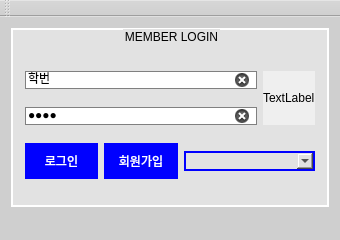
<?xml version="1.0" encoding="UTF-8"?>
<ui version="4.0">
 <class>Sign_up</class>
 <widget class="QMainWindow" name="Sign_up">
  <property name="geometry">
   <rect>
    <x>0</x>
    <y>0</y>
    <width>340</width>
    <height>240</height>
   </rect>
  </property>
  <property name="windowTitle">
   <string>Sign_up</string>
  </property>
  <property name="styleSheet">
   <string notr="true">background-color: rgb(207, 207, 207);</string>
  </property>
  <widget class="QWidget" name="centralWidget">
   <layout class="QGridLayout" name="gridLayout">
    <item row="1" column="0">
     <widget class="QGroupBox" name="groupBox">
      <property name="styleSheet">
       <string notr="true">background-color: rgb(226, 226, 226);
border : 2px solid white;

font: 75 6pt &quot;맑은 고딕&quot;;</string>
      </property>
      <property name="title">
       <string>MEMBER LOGIN</string>
      </property>
      <property name="alignment">
       <set>Qt::AlignCenter</set>
      </property>
      <layout class="QGridLayout" name="gridLayout_2">
       <item row="0" column="3" rowspan="2">
        <widget class="QLabel" name="label_img">
         <property name="sizePolicy">
          <sizepolicy hsizetype="Fixed" vsizetype="Preferred">
           <horstretch>0</horstretch>
           <verstretch>0</verstretch>
          </sizepolicy>
         </property>
         <property name="styleSheet">
          <string notr="true">background-color: rgb(239, 239, 239);
border : 0px;</string>
         </property>
         <property name="text">
          <string>TextLabel</string>
         </property>
        </widget>
       </item>
       <item row="2" column="0">
        <widget class="QPushButton" name="btn_login">
         <property name="sizePolicy">
          <sizepolicy hsizetype="Minimum" vsizetype="Preferred">
           <horstretch>0</horstretch>
           <verstretch>0</verstretch>
          </sizepolicy>
         </property>
         <property name="styleSheet">
          <string notr="true">border : 4px solid;
border-color : blue;
border-radius : 20px;
padding : 5px;

background-color : blue;
color: rgb(255, 255, 255);

font: 75 10pt &quot;맑은 고딕&quot;;</string>
         </property>
         <property name="text">
          <string>로그인</string>
         </property>
        </widget>
       </item>
       <item row="2" column="1">
        <widget class="QPushButton" name="btn_join">
         <property name="sizePolicy">
          <sizepolicy hsizetype="Minimum" vsizetype="Preferred">
           <horstretch>0</horstretch>
           <verstretch>0</verstretch>
          </sizepolicy>
         </property>
         <property name="styleSheet">
          <string notr="true">border : 4px solid;
border-color : blue;
border-radius : 20px;
padding : 5px;

background-color : blue;
color: rgb(255, 255, 255);

font: 75 10pt &quot;맑은 고딕&quot;;</string>
         </property>
         <property name="text">
          <string>회원가입</string>
         </property>
        </widget>
       </item>
       <item row="2" column="2" colspan="2">
        <widget class="QComboBox" name="comboBox">
         <property name="styleSheet">
          <string notr="true">border : 2px solid blue;
font: 75 10pt &quot;맑은 고딕&quot;;</string>
         </property>
        </widget>
       </item>
       <item row="0" column="0" colspan="3">
        <widget class="QLineEdit" name="edit_num">
         <property name="toolTip">
          <string/>
         </property>
         <property name="styleSheet">
          <string notr="true">background-color: rgb(255, 255, 255);
border : 1px solid gray;


font: 75 10pt &quot;맑은 고딕&quot;;</string>
         </property>
         <property name="inputMask">
          <string notr="true"/>
         </property>
         <property name="text">
          <string>학번</string>
         </property>
         <property name="maxLength">
          <number>32767</number>
         </property>
         <property name="frame">
          <bool>true</bool>
         </property>
         <property name="dragEnabled">
          <bool>false</bool>
         </property>
         <property name="readOnly">
          <bool>false</bool>
         </property>
         <property name="placeholderText">
          <string/>
         </property>
         <property name="clearButtonEnabled">
          <bool>true</bool>
         </property>
        </widget>
       </item>
       <item row="1" column="0" colspan="3">
        <widget class="QLineEdit" name="edit_private_num">
         <property name="focusPolicy">
          <enum>Qt::StrongFocus</enum>
         </property>
         <property name="styleSheet">
          <string notr="true">font: 75 10pt &quot;맑은 고딕&quot;;background-color: rgb(255, 255, 255);
border : 1px solid gray;</string>
         </property>
         <property name="text">
          <string>비밀번호</string>
         </property>
         <property name="echoMode">
          <enum>QLineEdit::Password</enum>
         </property>
         <property name="clearButtonEnabled">
          <bool>true</bool>
         </property>
        </widget>
       </item>
      </layout>
     </widget>
    </item>
   </layout>
  </widget>
  <widget class="QMenuBar" name="menuBar">
   <property name="geometry">
    <rect>
     <x>0</x>
     <y>0</y>
     <width>340</width>
     <height>26</height>
    </rect>
   </property>
  </widget>
  <widget class="QToolBar" name="mainToolBar">
   <attribute name="toolBarArea">
    <enum>TopToolBarArea</enum>
   </attribute>
   <attribute name="toolBarBreak">
    <bool>false</bool>
   </attribute>
  </widget>
  <widget class="QStatusBar" name="statusBar"/>
 </widget>
 <layoutdefault spacing="6" margin="11"/>
 <resources/>
 <connections/>
</ui>
